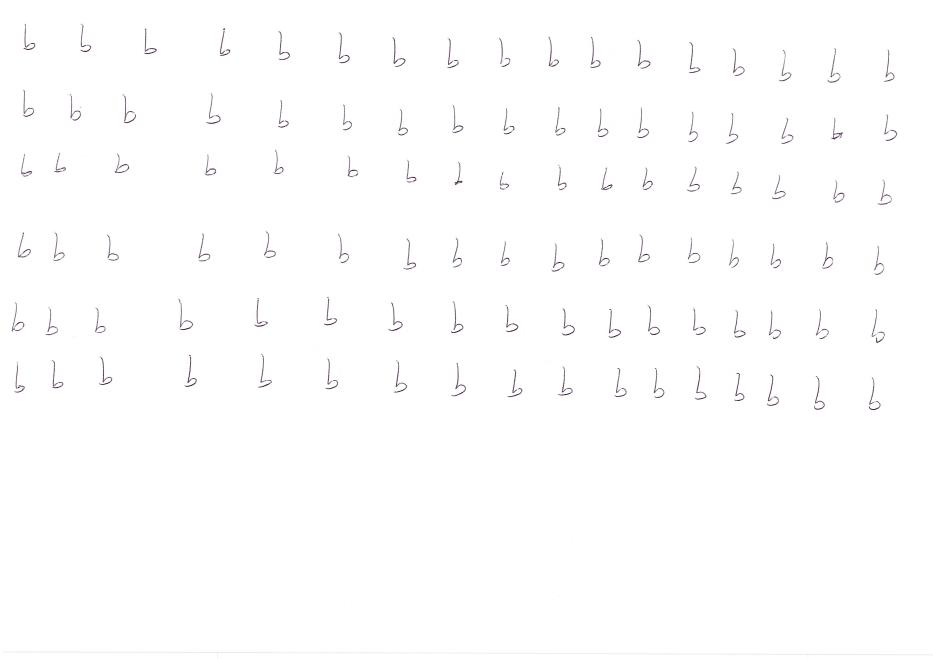
#> input picture 2_handwritten_recognition/data/raw/b.jpg, 4665 x 3292 px (shown at 1/5 size); its folder holds only this picture in this run
$ python -i eighteen.py   (imports and definitions only)   (older library calls are emulated)
#> lines starting #> are read from the running program, lines starting #| are printed output that depends on the picture; after the words box and inside, x2 and y2 are one past the last pixel; in counts of white or black regions, pixels touching at a corner belong together
# -*- coding: utf-8 -*-
"""
Created on Sun Jan 11 19:13:23 2026

@author: veroe
"""

# -*- coding: utf-8 -*-
"""
Handcrafted feature extraction using only OpenCV + NumPy
Features:
- Hu moments (7)
- Shape descriptors: area, perimeter, circularity, roundness, aspect ratio, extent, solidity
- Gradient statistics
- Curvature statistics
"""

import cv2
import numpy as np

# --------------------------------------------------
# Feature extraction function
# --------------------------------------------------
def extract_handcrafted_features(img_path):
#> called with img_path = '../../../data/raw/b.jpg'
    img = cv2.imread(img_path, cv2.IMREAD_GRAYSCALE)
#> img: shape (3292, 4665); min 0, max 255, mean 253.6
    if img is None:
        print(f"Cannot read image: {img_path}")
        return None

    # Resize for normalization
    img = cv2.resize(img, (32, 32))
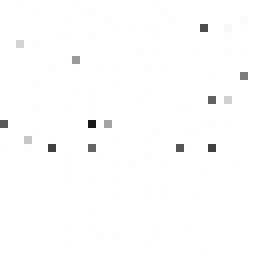
#> img: shape (32, 32) (shown 8 times larger); min 24, max 255, mean 253

    # --------------------------------------------------
    # Binarization & contour extraction
    # --------------------------------------------------
    _, thresh = cv2.threshold(img, 127, 255, cv2.THRESH_BINARY_INV)
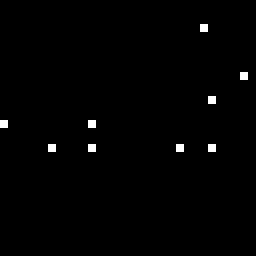
#> thresh: shape (32, 32) (shown 8 times larger); 0.88% white in thin lines or dots, all inside (x1, y1, x2, y2) = (0, 3, 31, 19)
    contours, _ = cv2.findContours(
        thresh, cv2.RETR_EXTERNAL, cv2.CHAIN_APPROX_SIMPLE
    )
#> contours = 9 contours, all with area under 20

    if len(contours) == 0:
        return None

    # Keep the largest contour
    c = max(contours, key=cv2.contourArea)
#> c = [[26, 18]]

    # --------------------------------------------------
    # 1️⃣ Hu moments (global shape)
    # --------------------------------------------------
    moments = cv2.moments(c)
#> moments = moments, m00 0
    hu = cv2.HuMoments(moments).flatten()
#> hu = [0, 0, 0, 0, 0, 0, 0]
    hu = -np.sign(hu) * np.log10(np.abs(hu) + 1e-10)

    # --------------------------------------------------
    # 2️⃣ Basic shape descriptors
    # --------------------------------------------------
    area = cv2.contourArea(c)
#> area = 0
    perimeter = cv2.arcLength(c, True)
#> perimeter = 0

    x, y, w, h = cv2.boundingRect(c)
#> x = 26; y = 18; w = 1; h = 1
    aspect_ratio = w / h if h > 0 else 0.0
#> aspect_ratio = 1
    extent = area / (w * h) if w * h > 0 else 0.0
#> extent = 0

    hull = cv2.convexHull(c)
#> hull = [[26, 18]]
    hull_area = cv2.contourArea(hull)
#> hull_area = 0
    solidity = area / hull_area if hull_area > 0 else 0.0
#> solidity = 0

    # --------------------------------------------------
    # 3️⃣ Circularity & Roundness
    # --------------------------------------------------
    circularity = 4 * np.pi * area / (perimeter ** 2) if perimeter > 0 else 0.0
#> circularity = 0
    (xc, yc), radius = cv2.minEnclosingCircle(c)
#> xc = 26; yc = 18; radius = 0.0001
    diameter = 2 * radius
#> diameter = 0.0002
    roundness = 4 * area / (np.pi * diameter ** 2) if diameter > 0 else 0.0
#> roundness = 0

    # --------------------------------------------------
    # 4️⃣ Gradient-based statistics
    # --------------------------------------------------
    grad_x = cv2.Sobel(img, cv2.CV_64F, 1, 0, ksize=3)
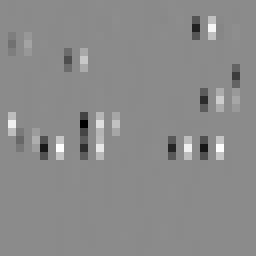
#> grad_x: shape (32, 32) float64 (shown 8 times larger); min -463, max 385, mean 0.1; drawn with min black and max white
    grad_y = cv2.Sobel(img, cv2.CV_64F, 0, 1, ksize=3)
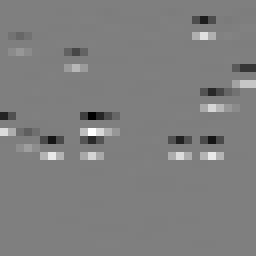
#> grad_y: shape (32, 32) float64 (shown 8 times larger); min -460, max 462, mean 0; drawn with min black and max white
    magnitude = np.sqrt(grad_x ** 2 + grad_y ** 2)
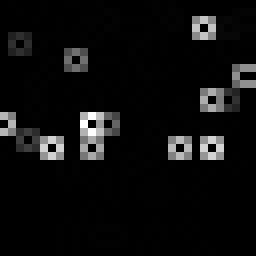
#> magnitude: shape (32, 32) float64 (shown 8 times larger); min 0, max 463, mean 24.9; drawn with min black and max white
    grad_mean = np.mean(magnitude)
#> grad_mean = 24.9
    grad_std = np.std(magnitude)
#> grad_std = 78.24

    # --------------------------------------------------
    # 5️⃣ Curvature descriptors (contour-based)
    # --------------------------------------------------
    c_pts = c[:, 0, :].astype(float)
#> c_pts = [[26, 18]]
    x_smooth = np.convolve(c_pts[:, 0], np.ones(3)/3, mode='same')  # simple smoothing
#> x_smooth = [8.67, 8.67, 8.67]
    y_smooth = np.convolve(c_pts[:, 1], np.ones(3)/3, mode='same')
#> y_smooth = [6, 6, 6]

    dx = np.gradient(x_smooth)
#> dx = [0, 0, 0]
    dy = np.gradient(y_smooth)
#> dy = [0, 0, 0]
    ddx = np.gradient(dx)
#> ddx = [0, 0, 0]
    ddy = np.gradient(dy)
#> ddy = [0, 0, 0]
    curvature = np.abs(dx * ddy - dy * ddx) / (dx**2 + dy**2 + 1e-10)
#> curvature = [0, 0, 0]
    curvature_mean = np.mean(curvature)
#> curvature_mean = 0
    curvature_std = np.std(curvature)
#> curvature_std = 0

    # --------------------------------------------------
    # 6️⃣ Feature vector concatenation
    # --------------------------------------------------
    feature_vector = np.concatenate([
        hu,  # 7
        np.array([
            area, perimeter, circularity, roundness,
            aspect_ratio, extent, solidity,
            grad_mean, grad_std, curvature_mean, curvature_std
        ])  # 11
    ])
#> feature_vector = 18 values, max 78.24 at index 15, min 0 at index 0, mean 5.79

    return feature_vector

>>> result = extract_handcrafted_features('../../../data/raw/b.jpg')
#> result has the same summary as feature_vector in extract_handcrafted_features

$ run again, on 2_handwritten_recognition/data/raw/y.jpg
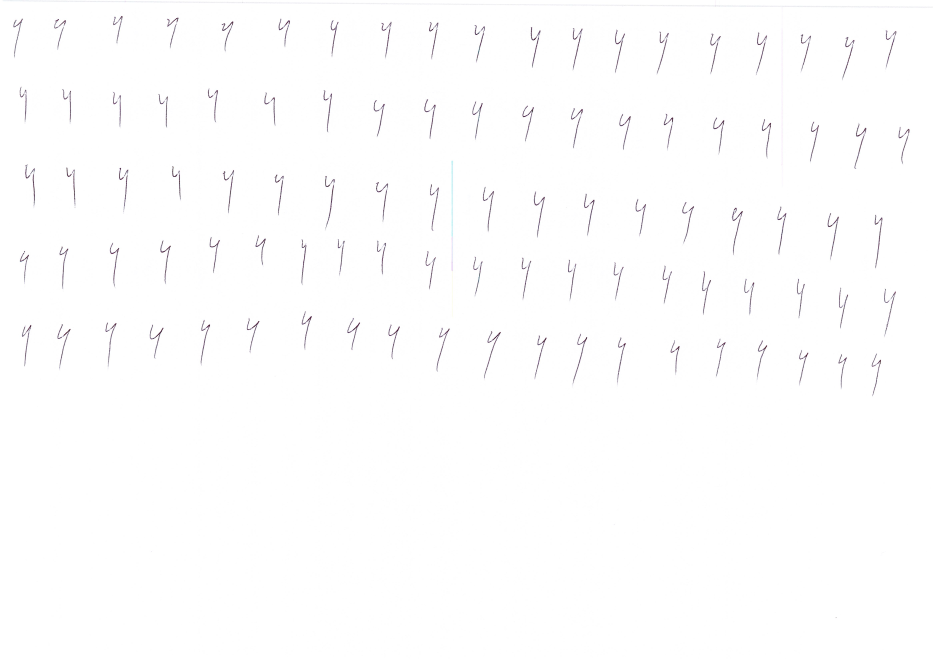
#> input picture 2_handwritten_recognition/data/raw/y.jpg, 4665 x 3292 px (shown at 1/5 size)
#> in extract_handcrafted_features, `_, thresh = cv2.threshold(img, 127, 255, cv2.THRESH_BINARY_INV)`:
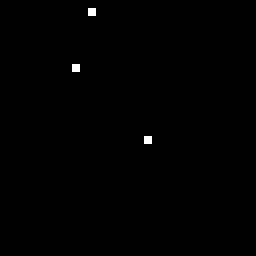
#> thresh: shape (32, 32) (shown 8 times larger); 0.29% white in thin lines or dots, all inside (x1, y1, x2, y2) = (9, 1, 19, 18)
#> contours = 3 contours, all with area under 20
#> c = [[18, 17]]
#> moments = moments, m00 0
#> hu = [0, 0, 0, 0, 0, 0, 0]
#> area = 0
#> x = 18; y = 17; w = 1
#> extent = 0
#> hull = [[18, 17]]
#> hull_area = 0
#> xc = 18; yc = 17; radius = 0.0001
#> diameter = 0.0002
#> roundness = 0
#> in extract_handcrafted_features, `magnitude = np.sqrt(grad_x ** 2 + grad_y ** 2)`:
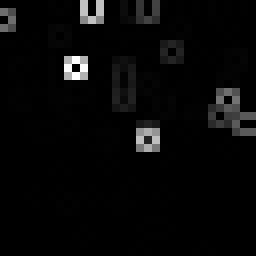
#> magnitude: shape (32, 32) float64 (shown 8 times larger); min 0, max 453, mean 14.4; drawn with min black and max white
#> grad_mean = 14.38
#> grad_std = 55.07
#> c_pts = [[18, 17]]
#> x_smooth = [6, 6, 6]
#> y_smooth = [5.67, 5.67, 5.67]
#> dx = [0, 0, 0]
#> curvature_mean = 0
#> feature_vector = 18 values, max 55.07 at index 15, min 0 at index 0, mean 3.91
#> result has the same summary as feature_vector in extract_handcrafted_features
